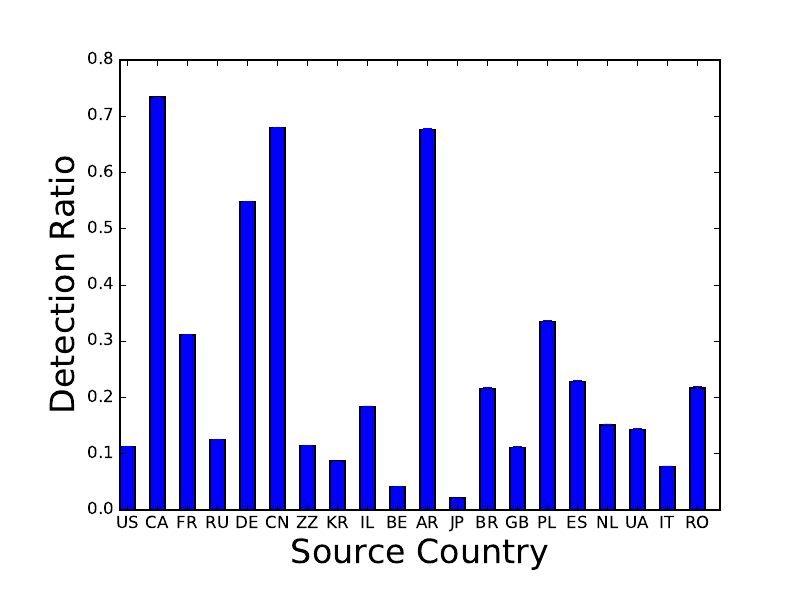

Here is the Python script that generated this plot:
import ast
import compCI
import numpy as np 
import matplotlib.pyplot as plt
from matplotlib.ticker import MultipleLocator, FormatStrFormatter

if __name__ == '__main__':
	sDataFile = '../data/countryCorrelation.stat'
	fData = open(sDataFile, 'r')

	countryList = []

	numNone = 0

	while True:
		line = fData.readline()
		if not line:
			break

		tmpList = line.split()

		strTmp = ' '.join(tmpList[1:])
		tupleStat = ast.literal_eval(strTmp)

		if cmp(tmpList[0], 'None') == 0:
			numNone = int(tupleStat[2])
			continue

		countryList.append([tmpList[0], tupleStat])

	countryList.sort(key=lambda country: country[1][2], reverse = True)

	#for country in countryList:
	#	print country

	print len(countryList), numNone * 1.0 / sum([num[1][2] for num in countryList])

	XList = []
	YList = []
	errList = []

	N = 20
	numIndex = 0

	while numIndex < N:
		XList.append(countryList[numIndex][0])
		tupleStat = countryList[numIndex][1]
		numSqrt = tupleStat[0]
		numSum = tupleStat[1]
		numNum = tupleStat[2]

		YList.append(float(numSum * 1.0/numNum))
		errList.append(compCI.compCI(numSqrt, numSum, numNum))

		numIndex += 1

	ind = np.arange(len(YList))
	width = 0.5 
	fig, ax = plt.subplots()
	rects = ax.bar(ind, YList, width, color='b', yerr=errList)

	plt.xlabel('Source Country', fontsize=24)
	plt.ylabel('Detection Ratio', fontsize=24)
	plt.gcf().subplots_adjust(bottom=0.15)
	plt.gcf().subplots_adjust(left=0.15)


	#print XList
	#print ind + width/2
	plt.xticks(ind+width/2, XList)

	#plt.show()
	fig.savefig('Country.pdf')
	fig.savefig('Country.png')
	plt.close(fig)

